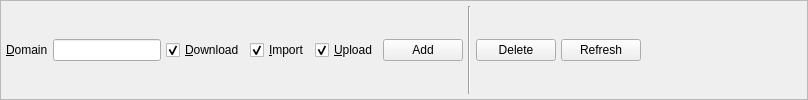
                 <widget class="QFrame" name="frame_3">
                  <property name="frameShape">
                   <enum>QFrame::StyledPanel</enum>
                  </property>
                  <property name="frameShadow">
                   <enum>QFrame::Raised</enum>
                  </property>
                  <layout class="QHBoxLayout" name="horizontalLayout_5">
                   <property name="spacing">
                    <number>5</number>
                   </property>
                   <property name="leftMargin">
                    <number>5</number>
                   </property>
                   <property name="topMargin">
                    <number>5</number>
                   </property>
                   <property name="rightMargin">
                    <number>5</number>
                   </property>
                   <property name="bottomMargin">
                    <number>5</number>
                   </property>
                   <item>
                    <widget class="QLabel" name="label_99">
                     <property name="text">
                      <string>&amp;Domain</string>
                     </property>
                     <property name="buddy">
                      <cstring>domain</cstring>
                     </property>
                    </widget>
                   </item>
                   <item>
                    <widget class="QLineEdit" name="domain"/>
                   </item>
                   <item>
                    <widget class="QCheckBox" name="downDist">
                     <property name="sizePolicy">
                      <sizepolicy hsizetype="Minimum" vsizetype="Preferred">
                       <horstretch>0</horstretch>
                       <verstretch>0</verstretch>
                      </sizepolicy>
                     </property>
                     <property name="text">
                      <string>&amp;Download</string>
                     </property>
                     <property name="checked">
                      <bool>true</bool>
                     </property>
                    </widget>
                   </item>
                   <item>
                    <widget class="QCheckBox" name="sharedDist">
                     <property name="sizePolicy">
                      <sizepolicy hsizetype="Minimum" vsizetype="Preferred">
                       <horstretch>0</horstretch>
                       <verstretch>0</verstretch>
                      </sizepolicy>
                     </property>
                     <property name="text">
                      <string>&amp;Import</string>
                     </property>
                     <property name="checked">
                      <bool>true</bool>
                     </property>
                    </widget>
                   </item>
                   <item>
                    <widget class="QCheckBox" name="upDist">
                     <property name="sizePolicy">
                      <sizepolicy hsizetype="Minimum" vsizetype="Preferred">
                       <horstretch>0</horstretch>
                       <verstretch>0</verstretch>
                      </sizepolicy>
                     </property>
                     <property name="text">
                      <string>&amp;Upload</string>
                     </property>
                     <property name="checked">
                      <bool>true</bool>
                     </property>
                    </widget>
                   </item>
                   <item>
                    <widget class="QPushButton" name="addDistiller">
                     <property name="text">
                      <string>Add</string>
                     </property>
                    </widget>
                   </item>
                   <item>
                    <widget class="Line" name="line">
                     <property name="orientation">
                      <enum>Qt::Vertical</enum>
                     </property>
                    </widget>
                   </item>
                   <item>
                    <widget class="QPushButton" name="deleteDistillers">
                     <property name="text">
                      <string>Delete</string>
                     </property>
                    </widget>
                   </item>
                   <item>
                    <widget class="QPushButton" name="refreshDistillers">
                     <property name="text">
                      <string>Refresh</string>
                     </property>
                    </widget>
                   </item>
                   <item>
                    <spacer name="horizontalSpacer_72">
                     <property name="orientation">
                      <enum>Qt::Horizontal</enum>
                     </property>
                     <property name="sizeHint" stdset="0">
                      <size>
                       <width>161</width>
                       <height>20</height>
                      </size>
                     </property>
                    </spacer>
                   </item>
                  </layout>
                 </widget>
